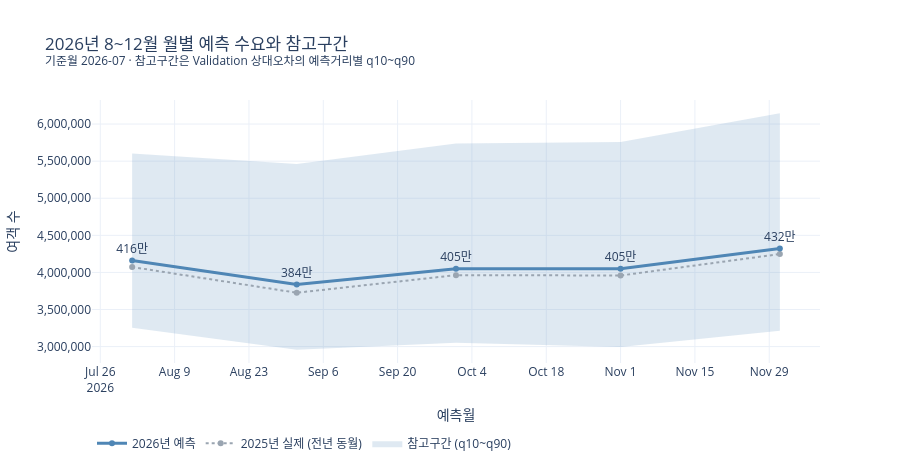

The code cell stored with this chart in its notebook:
### Code cell
# 차트: 8~12월 월별 예측을 전년 동월 실적·참고구간과 함께 본다.
month_chart = feat_deploy.groupby('target_period').agg(
    전년실적=('seasonal_naive_pred', 'sum'), 예측=('pred_final', 'sum'),
    하한=('lo', 'sum'), 상한=('hi', 'sum')).reset_index()
month_chart['예측월'] = month_chart['target_period'].astype(str)

fig = go.Figure()
fig.add_trace(go.Scatter(x=month_chart['예측월'], y=month_chart['상한'],
                         mode='lines', line={'width': 0},
                         hoverinfo='skip', showlegend=False))
fig.add_trace(go.Scatter(x=month_chart['예측월'], y=month_chart['하한'],
                         name='참고구간 (q10~q90)', mode='lines',
                         line={'width': 0}, fill='tonexty',
                         fillcolor='rgba(79,134,181,0.18)'))
fig.add_trace(go.Scatter(x=month_chart['예측월'], y=month_chart['전년실적'],
                         name='2025년 실제 (전년 동월)', mode='lines+markers',
                         line={'color': '#9AA5B1', 'dash': 'dot'}))
fig.add_trace(go.Scatter(x=month_chart['예측월'], y=month_chart['예측'],
                         name='2026년 예측', mode='lines+markers+text',
                         line={'color': '#4F86B5', 'width': 3},
                         text=month_chart['예측'].map(lambda v: f'{v/1e4:,.0f}만'),
                         textposition='top center'))
fig.update_layout(
    title=('2026년 8~12월 월별 예측 수요와 참고구간'
           '<br><sup>기준월 2026-07 · 참고구간은 Validation 상대오차의 예측거리별 q10~q90</sup>'),
    xaxis_title='예측월', yaxis_title='여객 수', yaxis_tickformat=',',
    template=PLOTLY_TEMPLATE, height=470,
    legend={'orientation': 'h', 'y': -0.25})
fig.show(config={'displaylogo': False})

### Figure 1 — Plotly figure (JSON) as saved in the notebook; plotly's stock layout.template omitted (floating-point values rounded to 4 significant figures)
{"data": [{"hoverinfo": "skip", "line": {"width": 0}, "mode": "lines", "showlegend": false, "type": "scatter", "x": ["2026-08", "2026-09", "2026-10", "2026-11", "2026-12"], "y": [5602000.0, 5462000.0, 5739000.0, 5759000.0, 6147000.0]}, {"fill": "tonexty", "fillcolor": "rgba(79,134,181,0.18)", "line": {"width": 0}, "mode": "lines", "name": "참고구간 (q10~q90)", "type": "scatter", "x": ["2026-08", "2026-09", "2026-10", "2026-11", "2026-12"], "y": [3255000.0, 2956000.0, 3052000.0, 2995000.0, 3213000.0]}, {"line": {"color": "#9AA5B1", "dash": "dot"}, "mode": "lines+markers", "name": "2025년 실제 (전년 동월)", "type": "scatter", "x": ["2026-08", "2026-09", "2026-10", "2026-11", "2026-12"], "y": [4073000.0, 3726000.0, 3963000.0, 3958000.0, 4248000.0]}, {"line": {"color": "#4F86B5", "width": 3}, "mode": "lines+markers+text", "name": "2026년 예측", "text": ["416만", "384만", "405만", "405만", "432만"], "textposition": "top center", "type": "scatter", "x": ["2026-08", "2026-09", "2026-10", "2026-11", "2026-12"], "y": [4160000.0, 3837000.0, 4049000.0, 4049000.0, 4322000.0]}], "layout": {"height": 470, "legend": {"orientation": "h", "y": -0.25}, "title": {"text": "2026년 8~12월 월별 예측 수요와 참고구간<br><sup>기준월 2026-07 · 참고구간은 Validation 상대오차의 예측거리별 q10~q90</sup>"}, "xaxis": {"title": {"text": "예측월"}}, "yaxis": {"tickformat": ",", "title": {"text": "여객 수"}}}}
